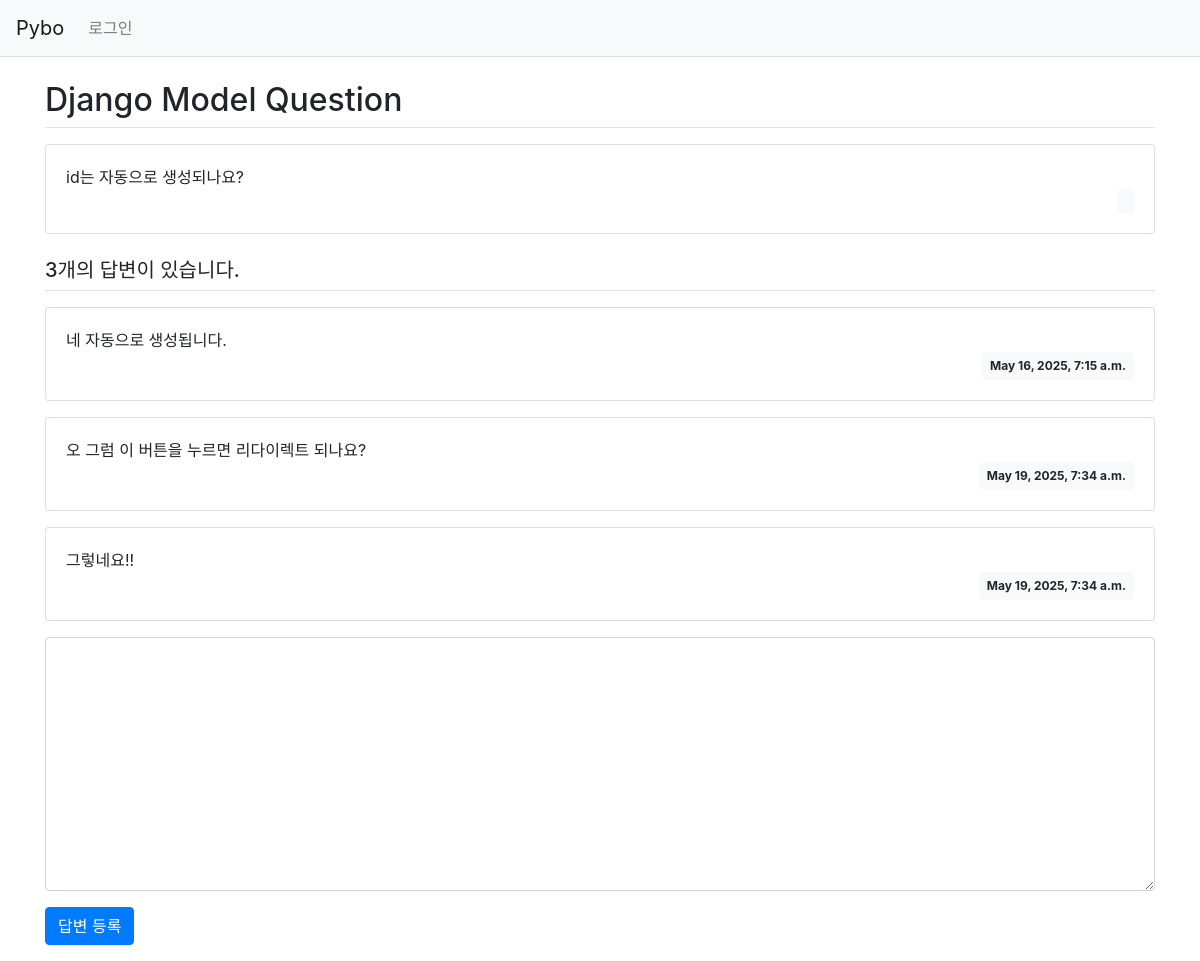
Screenshot of /pybo/2/ with the database file from the repository.
### pybo/models.py (models this page shows, shortened)
class Question(models.Model):
    subject = models.CharField(max_length=200)
    content = models.TextField()
    create_date = models.DateTimeField()

class Answer(models.Model):
    question = models.ForeignKey(Question,on_delete=models.CASCADE)
    content = models.TextField()
    create_date = models.DateTimeField()

### pybo/views.py (the view)
# urls.py: path('<int:question_id>/', views.detail,name='detail'),
def detail(request, question_id):
    question = get_object_or_404(Question,pk=question_id)
    context = {'question': question}
    return render(request,'pybo/question_detail.html',context)

### templates/pybo/question_detail.html (shortened to what this page needs)
{% extends "base.html" %}
{% block content %}
<div class="container my-3">
    <h2 class="border-bottom py-2">{{question.subject}}</h2>
    <div class="card my-3">
        <div class="card-body">
            <div class="card-text" style="white-space: pre-line;">{{question.content}}</div>
            <div class="d-flex justify-content-end">
                <div class="badge badge-light p-2">
                </div>
            </div>
        </div>
    </div>
    <h5 class="border-bottom my-3 py-2">{{question.answer_set.count}}개의 답변이 있습니다.</h5>
    {% for answer in question.answer_set.all %}
    <div class="card my-3">
        <div class="card-body">
            <div class="card-text" style="white-space: pre-line;">{{answer.content}}</div>
            <div class="d-flex justify-content-end">
                <div class="badge badge-light p-2">
                    {{answer.create_date}}
                </div>
            </div>
        </div>
    </div>
    {% endfor %}
    <form action="{% url 'pybo:answer_create' question.id %}" method="post" class="my-3">
        <div class="form-group">
            <textarea name="content" id="content" class="form-control" rows="10"></textarea>
        </div>
        <input type="submit" value="답변 등록" class="btn btn-primary">
    </form>
</div>
{% endblock %}

### rows the page displays
Question: subject "Django Model Question", content "id는 자동으로 생성되나요?", answer_set.count "3"
Answer: content "네 자동으로 생성됩니다.", create_date "May 16, 2025, 7:15 a.m."
Answer: content "오 그럼 이 버튼을 누르면 리다이렉트 되나요?", create_date "May 19, 2025, 7:34 a.m."
Answer: content "그렇네요!!", create_date "May 19, 2025, 7:34 a.m."
